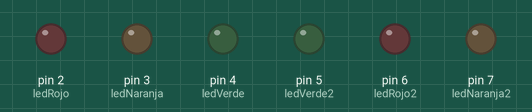
Simulated run of this sketch. Board: Arduino Uno, built with avr-gcc and run on an emulated ATmega328P. On the bench: output pins drawn as LEDs (lit = HIGH).

Above: at 1.0 s.
At 6.0 s:
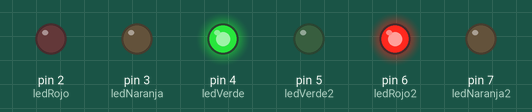
At 12.0 s:
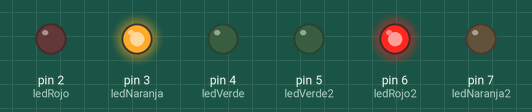
At 22.0 s:
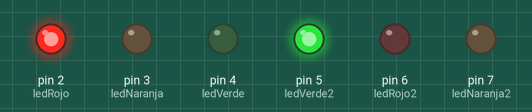
At 28.0 s:
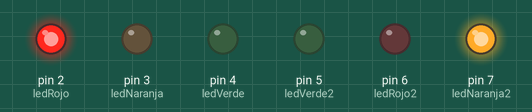
At 32.0 s:
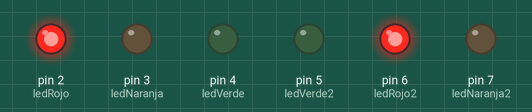
Timing chart, 0 to 41.6 s (numbered marks = the images above):
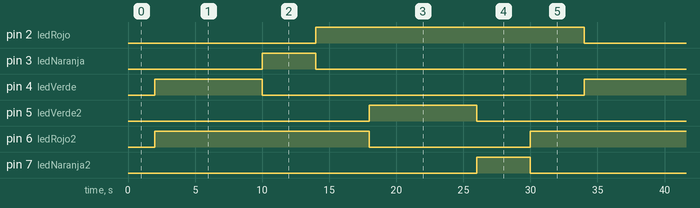

The sketch:

Semaforo1.4.ino
```cpp
// Adrián Díaz Moro          UO265431
// Raúl López Calvo          UO263918
// Alejandro León Pereira    UO258774
// Laboratorio 2-Grupo 3
const int ledVerde = 4;
const int ledRojo = 2;
const int ledNaranja = 3;

const int ledVerde2 = 5;
const int ledRojo2 = 6;
const int ledNaranja2 = 7;

void setup()
{
    Serial.begin(9600);

    pinMode(ledVerde, OUTPUT);
    pinMode(ledRojo, OUTPUT);
    pinMode(ledNaranja, OUTPUT);

    pinMode(ledVerde2, OUTPUT);
    pinMode(ledRojo2, OUTPUT);
    pinMode(ledNaranja2, OUTPUT);
}

void loop()
{
  delay(2000);
  digitalWrite(ledVerde, HIGH);
  digitalWrite(ledRojo2, HIGH);
  digitalWrite(ledRojo, LOW);
  delay(8000);//verde rojo2
  digitalWrite(ledVerde, LOW);
  digitalWrite(ledNaranja, HIGH);
  delay(4000);//ambar rojo2
  digitalWrite(ledNaranja, LOW);
  digitalWrite(ledRojo, HIGH);
  delay(4000);//rojo rojo2
  digitalWrite(ledRojo2, LOW);
  digitalWrite(ledVerde2, HIGH);
  delay(8000);//rojo verde2
  digitalWrite(ledRojo2, LOW);
  digitalWrite(ledVerde2, LOW);
  digitalWrite(ledNaranja2, HIGH);
  delay(4000);//rojo ambar2
  digitalWrite(ledRojo2, HIGH);
  digitalWrite(ledNaranja2, LOW);
  delay(2000);//rojo rojo2
}
```

Measured:
- by itself, pin 2 (ledRojo): alternates HIGH for 20.0 s and LOW for 12.0 s
- by itself, pin 3 (ledNaranja), pin 7 (ledNaranja2): alternates HIGH for 4.0 s and LOW for 28.0 s
- by itself, pin 4 (ledVerde), pin 5 (ledVerde2): alternates HIGH for 8.0 s and LOW for 24.0 s
- by itself, pin 6 (ledRojo2): repeats every 32.0 s: LOW 12.0 s, HIGH 20.0 s
